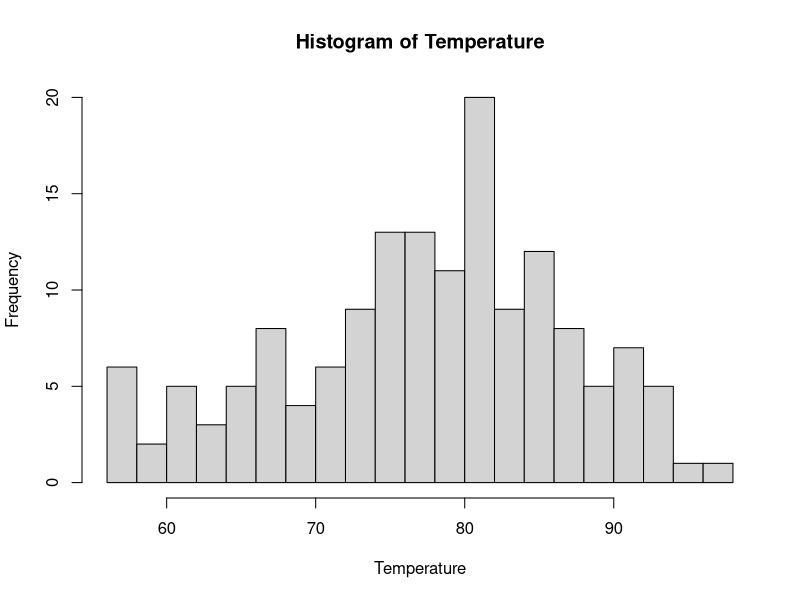
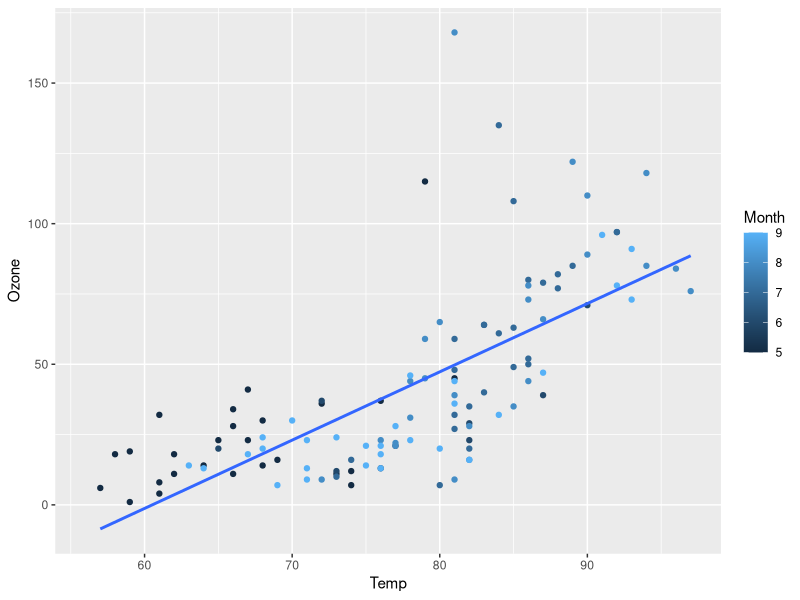

Here is the R script that generated these plots, in order:
#q1
data("airquality")
airquality

#q2
help("airquality")
 
#q3
names(airquality)
#q4
dim(airquality)

#q5
quantile(airquality$Temp)

#q6
sapply(airquality, sd) # !missig values
View(airquality)

apply(na.omit(airquality),MARGIN = 2,FUN = sd)

#q7
cv <- sd(airquality$Temp) / mean(airquality$Temp) * 100
cv
#q8
#8a
airquality[3,]
#8b
airquality[,3]
#8c
airquality[c(1,2,4),]
#8d
airquality[3:6,]
#8e
airquality[, -c(1,2)]
#8f
temp_great<-subset(airquality ,Temp>80)
temp_great
#q9
hist(airquality$Temp, 
     breaks = 15, 
     main = "Histogram of Temperature", 
     xlab = "Temperature")

dim(airquality)
nrow(airquality)
ncol(airquality)
#q10
airquality$VeryWindy <- ifelse(airquality$Wind >= 10, TRUE, FALSE)
View(airquality)
#q11
airquality$VeryWindy <- NULL
#q12
aq <- airquality[!is.na(airquality$Ozone), ]
aq
#Q11
library(ggplot2)
qplot(Temp, Ozone, data = airquality, color = Month) + stat_smooth(method="lm", se=FALSE)
#On obtient une représentation graphique sophistiquée des données
cor(airquality$Temp, airquality$Ozone)
model <- lm(Temp ~ Ozone, data = airquality)
model
